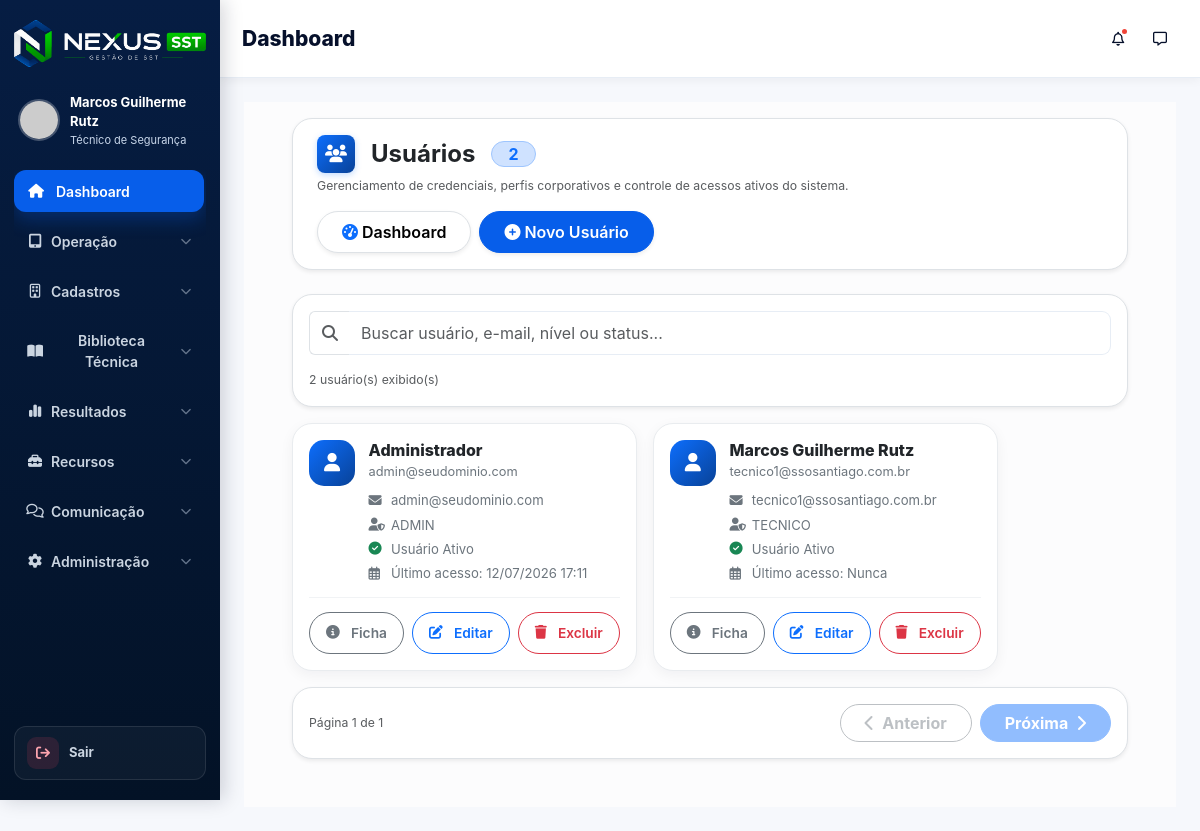
/nexus_sst/public/usuarios (signed in), run on the app's committed database.
### tables this page shows
CREATE TABLE `usuarios` (
  `id` int NOT NULL AUTO_INCREMENT,
  `nome` varchar(150) NOT NULL,
  `email` varchar(150) NOT NULL,
  `senha` varchar(255) NOT NULL,
  `telefone` varchar(30) DEFAULT NULL,
  `tipo` enum('ADMIN','TECNICO','CLIENTE','VISUALIZADOR') DEFAULT 'TECNICO',
  `registro_profissional` varchar(100) DEFAULT NULL,
  `conselho` varchar(50) DEFAULT NULL,
  `uf` char(2) DEFAULT NULL,
  `assinatura` text,
  `ativo` tinyint(1) DEFAULT '1',
  `ultimo_login` datetime DEFAULT NULL,
  `criado_em` timestamp NULL DEFAULT CURRENT_TIMESTAMP,
  `ultimo_acesso` datetime DEFAULT NULL,
  PRIMARY KEY (`id`),
  UNIQUE KEY `email` (`email`)
);

### core/Controller.php (called while the page is built, shortened)
<?php
class Controller
{
    public function model($model)
    {
        $modelFile = dirname(__DIR__) . "/app/models/{$model}.php";
        return new $model();
    }
    public function view($view, $data = [])
    {
        extract($data);
        $viewPath = dirname(__DIR__) . "/app/views/{$view}.php";
        require_once $viewPath;
    }
}

### app/controllers/UsuariosController.php (called while the page is built, shortened)
<?php
class UsuariosController extends Controller
{
    private $usuarioModel;
    public function __construct()
    {
        $this->usuarioModel = $this->model('Usuario');
    }
    public function index()
    {
        $userName = $this->usuarioModel->listarTodos();
        $dados = [
            'titulo'   => 'Usuários',
            'usuarios' => $userName,
            'css'      => 'usuarios.css'
        ];
        $this->view('usuarios/index', $dados);
    }
}

### core/Router.php (called while the page is built, shortened)
<?php
class Router
{
    private array $routes = [];
    private function add(string $httpMethod, string $uri, string $controller, string $method): void
    {
        $uri = '/' . trim($uri, '/');
        $this->routes[$httpMethod][$uri] = [
            'controller' => $controller,
            'method' => $method
        ];
    }
    public function dispatch(): void
    {
        $httpMethod = strtoupper($_SERVER['REQUEST_METHOD'] ?? 'GET');
        $requestUri = $_SERVER['REQUEST_URI'] ?? '/';
        $requestPath = parse_url($requestUri, PHP_URL_PATH) ?: '/';
        $route = $this->normalizeRequestPath($requestPath);
        $routes = $this->routes[$httpMethod] ?? [];
        $match = $this->matchRoute($routes, $route);
        $methodName = $match['method'];
        $params = $match['params'];
        $controller = new $controllerName();
        $controller->$methodName(...$params);
    }
    private function normalizeRequestPath(string $requestPath): string
    {
        $route = '/' . ltrim($requestPath, '/');
        $basePaths = [];
        if (defined('BASE_URL')) {
            $configuredBasePath = parse_url((string) BASE_URL, PHP_URL_PATH);
            if (is_string($configuredBasePath) && $configuredBasePath !== '') {
                $basePaths[] = '/' . trim($configuredBasePath, '/');
            }
        }
        $basePaths = array_values(array_unique(array_filter($basePaths)));
        usort($basePaths, static fn(string $a, string $b): int => strlen($b) <=> strlen($a));
        foreach ($basePaths as $basePath) {
            if (str_starts_with($route, $basePath . '/')) {
                $route = substr($route, strlen($basePath));
                break;
            }
        }
        $route = '/' . trim($route, '/');
        return $route === '//' ? '/' : $route;
    }
    private function matchRoute(array $routes, string $route): ?array
    {
        if (isset($routes[$route])) {
            return [
                'controller' => $routes[$route]['controller'],
                'method' => $routes[$route]['method'],
                'params' => []
            ];
        }
        return null;
    }
}

### public/index.php (called while the page is built, shortened)
<?php
spl_autoload_register(function ($class) {
    $paths = [
        dirname(__DIR__) . '/core/',
        dirname(__DIR__) . '/app/controllers/',
        dirname(__DIR__) . '/app/models/',
        dirname(__DIR__) . '/app/services/',
        dirname(__DIR__) . '/app/helpers/',
        dirname(__DIR__) . '/app/traits/',
    ];
    foreach ($paths as $path) {
        $file = $path . $class . '.php';
        if (file_exists($file)) {
            return;
        }
    }
});
$router = new Router();
$router->dispatch();

### app/models/Usuario.php (called while the page is built, shortened)
<?php
class Usuario extends Database
{
    private PDO $db;
    public function __construct()
    {
        $this->db = $this->getConnection();
    }
    public function listarTodos()
    {
        $sql = "SELECT
                    id,
                    nome,
                    email,
                    tipo,
                    ativo,
                    ultimo_acesso,
                    criado_em
                FROM usuarios
                ORDER BY nome ASC";
        $stmt = $this->db->query($sql);
        return $stmt->fetchAll(PDO::FETCH_ASSOC);
    }
}

### core/Database.php (called while the page is built)
<?php
class Database {
    protected $pdo;
    public function __construct() {
        $config = require __DIR__ . '/../config/database.php';
        $host     = $config['host'];
        $dbname   = $config['dbname'];
        $usuario  = $config['usuario'];
        $senha    = $config['senha'];
        $charset  = $config['charset'];
        $dsn = "mysql:host=$host;dbname=$dbname;charset=$charset";
        $opcoes = [
            PDO::ATTR_ERRMODE            => PDO::ERRMODE_EXCEPTION,
            PDO::ATTR_DEFAULT_FETCH_MODE => PDO::FETCH_ASSOC,
            PDO::ATTR_PERSISTENT         => true,
            PDO::ATTR_EMULATE_PREPARES   => false,
        ];
        try {
            $this->pdo = new PDO($dsn, $usuario, $senha, $opcoes);
        } catch (PDOException $e) {
            $this->erro = $e->getMessage();
            die("Erro de conexão com o banco de dados: " . $this->erro);
        }
    }
    public function getConnection() {
        return $this->pdo;
    }
}

### config/database.php (called while the page is built)
<?php
return [
    'host'     => 'localhost',
    'dbname'   => 'nexus',
    'usuario'  => 'root',
    'senha'    => 'samuel06',
    'charset'  => 'utf8'
];

### app/views/usuarios/index.php (the view, shortened to what this page needs)
<?php
require_once dirname(__DIR__) . '/templates/header.php';
?>
<main class="content flex-grow-1 pt-3 px-4 pb-4 bg-light-subtle">
    <div class="container-fluid px-2 px-lg-4 mb-4">
        <div class="toast-container position-fixed top-0 end-0 p-3" style="z-index:9999;">
        </div>
        <header class="page-header-usuarios mb-4 px-4 py-3 bg-white border rounded-3 shadow-sm d-flex align-items-center justify-content-between flex-wrap gap-3">
            <div>
                <h3 class="m-0 fw-bold text-dark d-flex align-items-center gap-3" style="font-size: 1.5rem;">
                    <span class="icon-container d-flex align-items-center justify-content-center"
                        style="width: 38px; height: 38px; background: linear-gradient(135deg, #0d6efd, #084298); border-radius: 8px; box-shadow: 0 2px 6px rgba(13, 110, 253, 0.25);">
                        <i class="fas fa-users text-white" style="font-size: 1.10rem;"></i>
                    </span>
                    Usuários
                    <span class="badge bg-primary-subtle text-primary rounded-pill px-3 py-1 fw-bold fs-6 border border-primary-subtle">
                        <?= count($usuarios ?? []) ?>
                    </span>
                </h3>
                <small class="text-muted d-block mt-1">
                    Gerenciamento de credenciais, perfis corporativos e controle de acessos ativos do sistema.
                </small>
            </div>
            <div class="page-header-actions d-flex gap-2 flex-wrap">
                <a href="<?= BASE_URL ?>/dashboard" class="btn btn-light border rounded-pill px-4 fw-semibold shadow-sm">
                    <i class="fas fa-gauge-high me-1 text-primary"></i>
                    Dashboard
                </a>
                <a href="<?= BASE_URL ?>/usuarios/criar" class="btn btn-primary rounded-pill px-4 fw-semibold shadow-sm">
                    <i class="fas fa-plus-circle me-1"></i>
                    Novo Usuário
                </a>
            </div>
        </header>
        <?php if (!empty($usuarios)): ?>
            <section class="usuarios-app-view">
                <div class="usuarios-app-toolbar bg-white border rounded-4 shadow-sm p-3 mb-3">
                    <div class="input-group usuarios-app-search">
                        <span class="input-group-text bg-white border-end-0">
                            <i class="fas fa-search text-muted"></i>
                        </span>
                        <input
                            type="text"
                            id="buscarUsuario"
                            class="form-control border-start-0"
                            placeholder="Buscar usuário, e-mail, nível ou status...">
                    </div>
                    <div class="d-flex align-items-center justify-content-between mt-3 gap-2">
                        <small class="text-muted">
                            <span id="contadorUsuarios"><?= count($usuarios ?? []) ?></span>
                            usuário(s) exibido(s)
                        </small>
                    </div>
                </div>
                <div class="usuarios-app-list">
                    <?php foreach ($usuarios as $u): ?>
                        <?php
                        $usuarioAtivo = (int)($u['ativo'] ?? 0) === 1;
                        $textoBusca = strtolower(
                            ($u['nome'] ?? '') . ' ' .
                            ($u['email'] ?? '') . ' ' .
                            ($u['tipo'] ?? '') . ' ' .
                            ($usuarioAtivo ? 'ativo ativa' : 'inativo inativa')
                        );
                        ?>
                        <article class="usuario-app-card" data-search="<?= htmlspecialchars($textoBusca) ?>">
                            <div class="usuario-app-card-main">
                                <div class="usuario-app-icon">
                                    <i class="fas fa-user"></i>
                                </div>
                                <div class="usuario-app-content">
                                    <h5><?= htmlspecialchars($u['nome'] ?? 'Usuário sem nome') ?></h5>
                                    <p class="usuario-app-subtitle">
                                        <?= htmlspecialchars($u['email'] ?? 'E-mail não informado') ?>
                                    </p>
                                    <div class="usuario-app-meta">
                                        <span>
                                            <i class="fas fa-envelope"></i>
                                            <?= !empty($u['email']) ? htmlspecialchars($u['email']) : 'E-mail não informado' ?>
                                        </span>
                                        <span>
                                            <i class="fas fa-user-shield"></i>
                                            <?= !empty($u['tipo']) ? htmlspecialchars($u['tipo']) : 'Nível não informado' ?>
                                        </span>
                                        <span>
                                            <i class="<?= $usuarioAtivo ? 'fas fa-circle-check text-success' : 'fas fa-circle-xmark text-danger' ?>"></i>
                                            <?= $usuarioAtivo ? 'Usuário Ativo' : 'Usuário Inativo' ?>
                                        </span>
                                        <span>
                                            <i class="far fa-calendar-alt"></i>
                                            Último acesso:
                                            <?= !empty($u['ultimo_acesso']) ? date('d/m/Y H:i', strtotime($u['ultimo_acesso'])) : 'Nunca' ?>
                                        </span>
                                    </div>
                                </div>
                            </div>
                            <div class="usuario-app-actions">
                                <button
                                    class="btn btn-outline-secondary rounded-pill px-3"
                                    data-bs-toggle="modal"
                                    data-bs-target="#modalUsuario<?= $u['id'] ?>">
                                    <i class="fas fa-circle-info me-1"></i>
                                    Ficha
                                </button>
                                <a href="<?= BASE_URL ?>/usuarios/editar/<?= $u['id'] ?>" class="btn btn-outline-primary rounded-pill px-3">
                                    <i class="fas fa-edit me-1"></i>
                                    Editar
                                </a>
                                <a href="<?= BASE_URL ?>/usuarios/excluir/<?= $u['id'] ?>"
                                   class="btn btn-outline-danger rounded-pill px-3"
                                   onclick="return confirm('Excluir este usuário?')">
                                    <i class="fas fa-trash me-1"></i>
                                    Excluir
                                </a>
                            </div>
                        </article>
                    <?php endforeach; ?>
                </div>
                <div class="usuarios-pagination bg-white border rounded-4 shadow-sm p-3 mt-3">
                    <div class="d-flex flex-column flex-md-row justify-content-between align-items-center gap-3">
                        <small class="text-muted">
                            Página <span id="paginaAtualUsuarios">1</span> de <span id="totalPaginasUsuarios">1</span>
                        </small>
                        <div class="d-flex gap-2">
                            <button type="button" id="btnAnteriorUsuarios" class="btn btn-outline-secondary rounded-pill px-4">
                                <i class="fas fa-chevron-left me-1"></i>
                                Anterior
                            </button>
                            <button type="button" id="btnProximaUsuarios" class="btn btn-primary rounded-pill px-4">
                                Próxima
                                <i class="fas fa-chevron-right ms-1"></i>
                            </button>
                        </div>
                    </div>
                </div>
            </section>
        <?php endif; ?>
    </div>
</main>
<?php require_once dirname(__DIR__) . '/templates/footer.php'; ?>

### data on the page
usuarios: nome "Administrador", email "admin@seudominio.com", tipo "ADMIN", ativo 1 (drawn), ultimo_acesso "12/07/2026 17:11"
usuarios: nome "Marcos Guilherme Rutz", email "tecnico1@ssosantiago.com.br", tipo "TECNICO", ativo 1 (drawn), shows "Nunca"

### other printed values
$usuario "Marcos Guilherme Rutz"
$pageTitle "Dashboard"
count($usuarios ?? []) "2"
